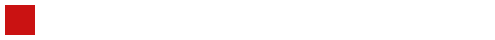
Frame 1 (no input)
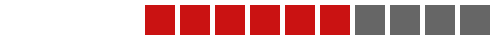
Frame 60 (the mouse pressed at the canvas centre just before this capture)
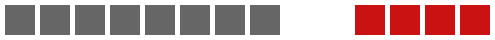
Frame 120 (the mouse held since frame 60 and released just before this capture)

The Processing sketch that drew these frames (run headless with seeded random() and noise(); from frame 60 on, the mouse is pressed at the canvas centre):

// Processing sketch: processing_58506
// ── processing_58506.pde

int steps=0;
int[] colors = new int[3];
int x;
int y;
int position;
int rectangleSize;
int currentColor;


void setup()
{
  
  size(495,40);
  background(255);
  rectMode(CENTER);
  noStroke();
  colors[0] = #CA1212;
  colors[1] = #666666;
  colors[2] = 255;
  rectangleSize=30;
  x=20;
  y=20;
  position=0;
  currentColor = 0;
}

void draw()
{
  delay(300);
  fill(colors[currentColor]);
  rect(x+position*(rectangleSize+5),y,rectangleSize,rectangleSize);
  position++;
  println(position);
  
  if(position%14 == 0) position = 0;
  
  if(position%10 == 0) 
  {  
  currentColor = (currentColor+1)%colors.length;
  }
  if(position%11 == 0) 
  {  
  currentColor = (currentColor);
  }

}
